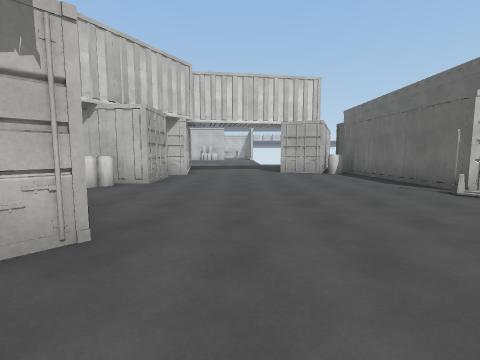
view 1 (above)

15 first-person views from a walk through a 3-D level made in the Unity game engine. The camera is 1.5 m above the floor, tilts 6° down and sees 85° across. The floor is counted in squares, 2.12 m on a side. Each view is taken from the middle of a square. On the plan, view 1 faces up. The plan holds only what a view shows up to about 9 squares ahead; the rest is blank. The place goes on beyond the plan. The player is left out. Surface patterns are stand-ins for the level's own textures.

view 2
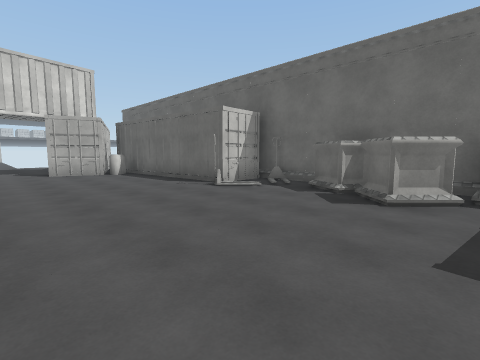

view 3
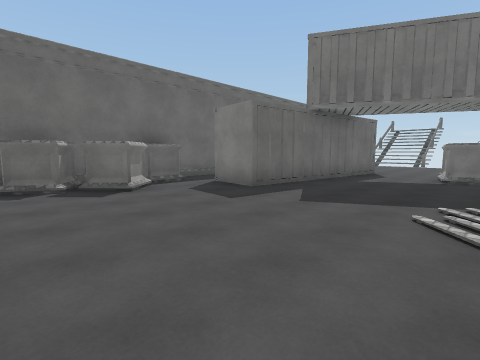

view 4
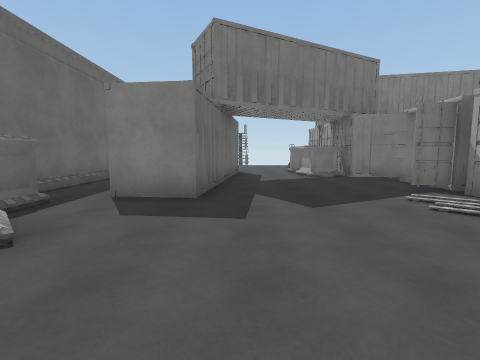

view 5
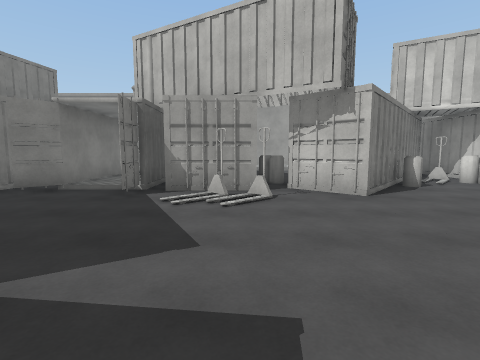

view 6
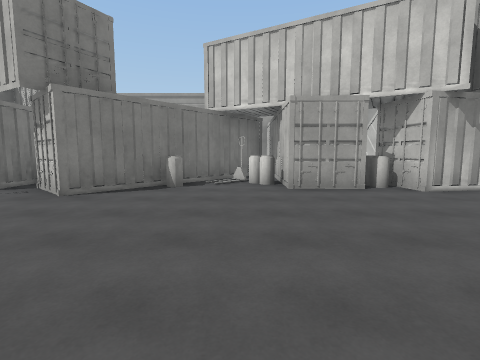

view 7
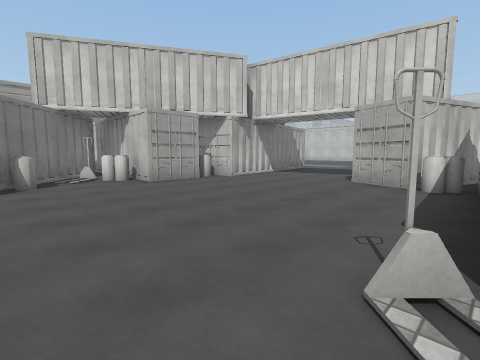

view 8
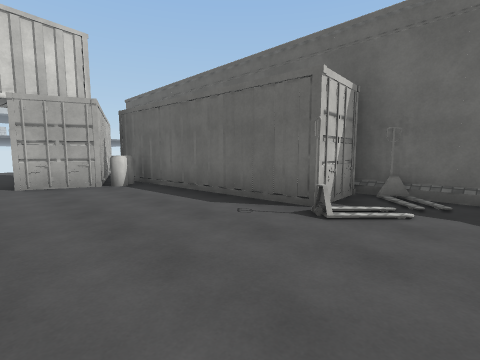

view 9
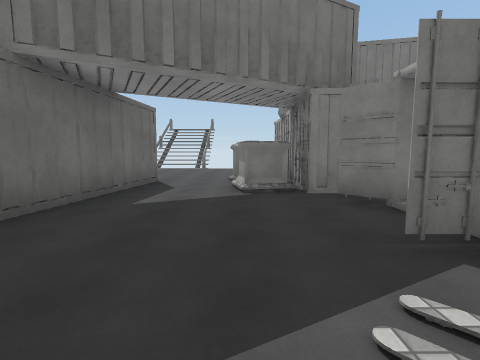

view 10
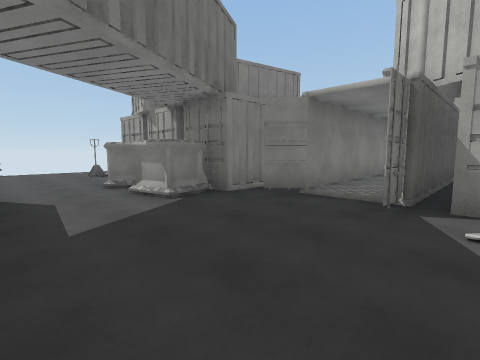

view 11
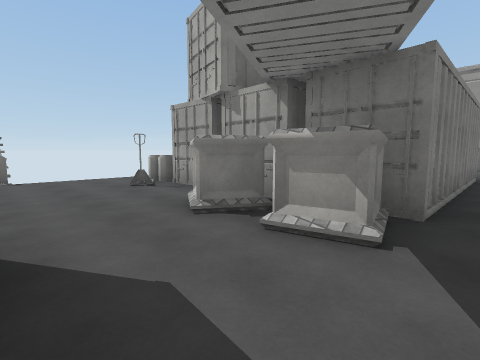

view 12
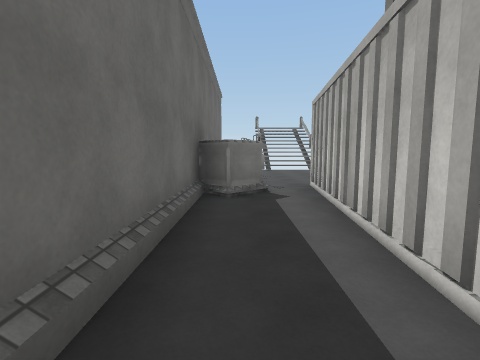

view 13
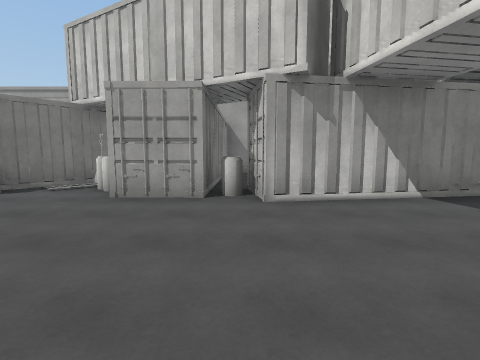

view 14
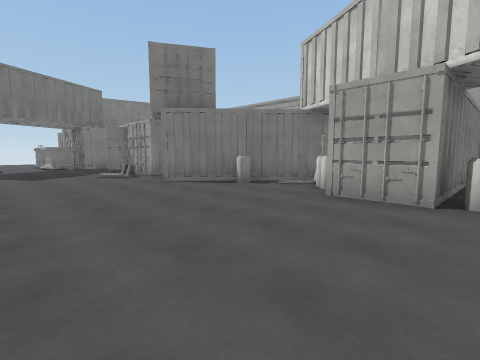

view 15
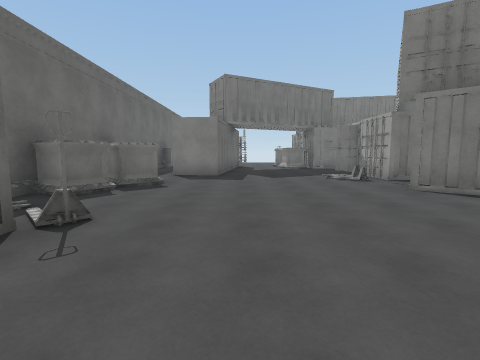

### Floor plan
Key: @ floor where view 1 was taken; # wall or solid block; . floor; / step, stairs or slope; v drop or lower ground; C container; B barrel; A box; O other object.
Columns run from 5 left of view 1 to 6 right of it. Each row starts with its distance up from view 1.
 10    #... ##
  9    #...CB#
  8   BB.....#
  7 ###C.....#
  6 ##B#.....#
  5 #OB......#C#
  4 ###B.....O.O
  3   ##......A#
  2    #C.....A#
  1   BC.....AA#
  0   ##O@....A#
 -1   #C....##.#
 -2 ###C....##.#
 -3 CCCC....##.#
 -4 C##C....##.#
 -5  ###AA.##..#
 -6    ##..##.A#
 -7     CA..C.O
 -8     ......
 -9     C.....
-10    OBO....
-11     ....
-12     vvv/

Where each view was taken, in squares from view 1:
view 1: 0 up, 0 right, facing up
view 2: 0 up, 0 right, facing up-right
view 3: 3 up, 1 left, facing down-right
view 4: 3 up, 2 right, facing down
view 5: 0 up, 3 right, facing left
view 6: 5 up, 3 right, facing left
view 7: 3 up, 4 right, facing up-left
view 8: 3 up, 1 right, facing up-right
view 9: 0 up, 0 right, facing down
view 10: 1 down, 2 right, facing down-left
view 11: 4 down, 2 right, facing down-left
view 12: 1 down, 5 right, facing down
view 13: 8 up, 2 right, facing left
view 14: 8 up, 2 right, facing down-left
view 15: 7 up, 2 right, facing down
